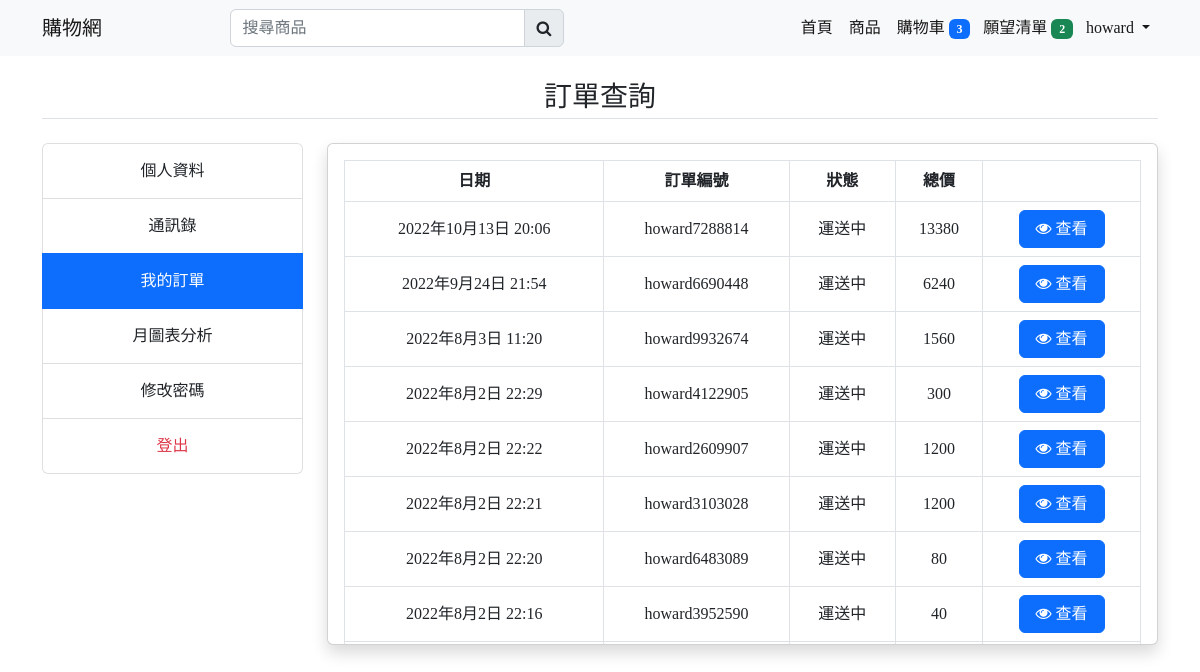
Page /my_order (signed in) on the earlier database version.
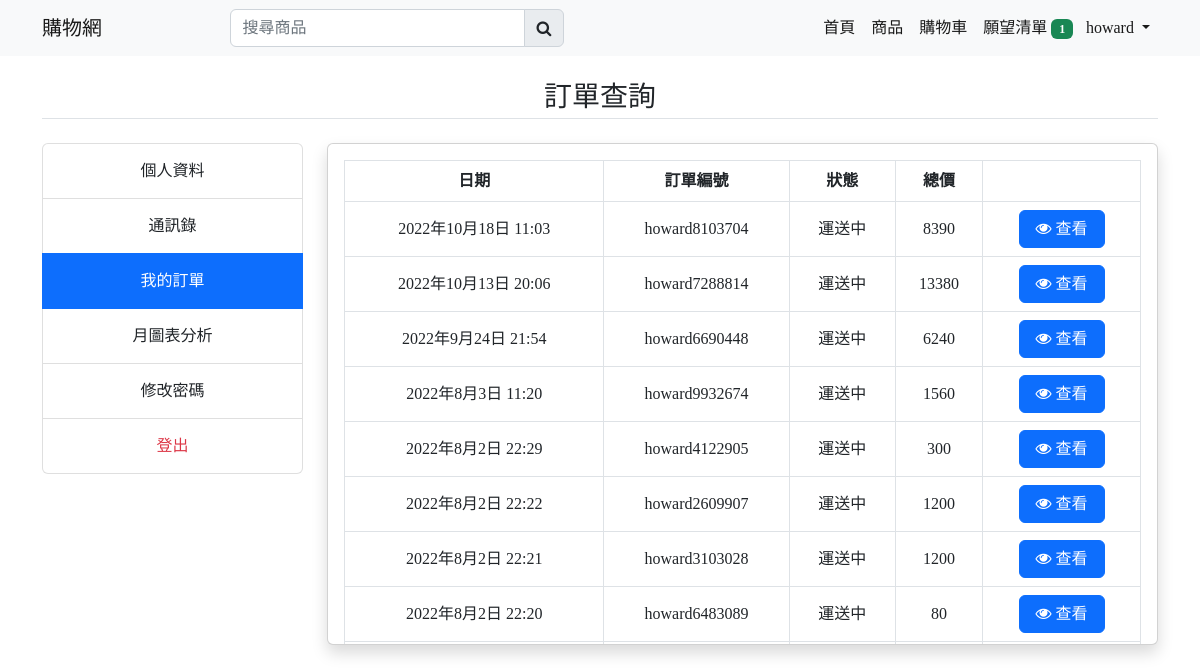
Same page on the later database version.
### mainapp/models.py (models this page shows, shortened)
class Profile(models.Model):
    user = models.OneToOneField(
        User, on_delete=models.CASCADE, null=True, blank=True)
    last_name = models.CharField(max_length=150, null=True, blank=True)
    first_name = models.CharField(max_length=150, null=True, blank=True)
    phone = models.CharField(max_length=150, null=True, blank=True)
    address = models.CharField(max_length=150, null=True, blank=True)
    email = models.EmailField(max_length=150, null=True, blank=True)
    profile_image = models.ImageField(
        upload_to=get_profile_file_path, null=True, blank=True)
    create_at = models.DateTimeField(auto_now_add=True)
    @property
    def cart_item_total(self):
        total = len(self.cart_set.all())
        return total
    @property
    def wishlist_item_total(self):
        total = len(self.wishlist_set.all())
        return total
    @property
    def profile_imageURL(self):
        try:
            url = self.profile_image.url
        except:
            url = 'images/profile.jpg'
        return url

class Cart(models.Model):
    user = models.ForeignKey(Profile, on_delete=models.CASCADE)
    product = models.ForeignKey(Product, on_delete=models.CASCADE)
    product_qty = models.IntegerField(null=False, blank=False)
    create_at = models.DateTimeField(auto_now_add=True)

class Wishlist(models.Model):
    user = models.ForeignKey(Profile, on_delete=models.CASCADE)
    product = models.ForeignKey(Product, on_delete=models.CASCADE)
    create_at = models.DateTimeField(auto_now_add=True)

class Order(models.Model):
    user = models.ForeignKey(Profile, on_delete=models.CASCADE)
    first_name = models.CharField(max_length=150, null=False)
    last_name = models.CharField(max_length=150, null=False)
    email = models.CharField(max_length=150, null=False)
    phone = models.CharField(max_length=150, null=False)
    address = models.CharField(max_length=150, null=False)
    total_price = models.IntegerField(null=False)
    payment_mode = models.CharField(max_length=150, null=True, blank=True)
    payment_id = models.CharField(max_length=150, null=True, blank=True)
    orderstatus = (
        ('運送中', '運送中'),
        ('完成', '完成')
    )
    status = models.CharField(
        max_length=150, default='運送中', choices=orderstatus)
    message = models.TextField(null=True, blank=True)
    tracking_num = models.CharField(max_length=150, null=True, blank=True)
    create_at = models.DateTimeField(auto_now_add=True)
    update_at = models.DateTimeField(auto_now=True)

### mainapp/controller/order.py (the view)
# urls.py: path('my_order', order.my_order, name='my_order'),
@login_required
def my_order(request):
    profile = Profile.objects.get(user=request.user)
    orders = Order.objects.filter(
        user=request.user.profile).order_by('-create_at')
    return render(request, 'store/auth/order.html', locals())

### mainapp/templates/store/auth/order.html (shortened to what this page needs)
{% extends 'store/layouts/main.html' %}
{% block content %}
<div class="container mt-3">
    <h3 class="border-bottom my-4 pb-1 text-center">訂單查詢</h3>
    <div class="row">
        <div class="col-md-3">
            {% include 'store/auth/dash_siderbar.html' %}
        </div>
        <div class="col-md-9">
            <div class="card shadow">
                <div class="card-body order-height">
                    {% if orders %}
                    <table class="table table-bordered">
                        <thead>
                            <tr class="text-center">
                                <th>日期</th>
                                <th>訂單編號</th>
                                <th>狀態</th>
                                <th>總價</th>
                                <th></th>
                            </tr>
                        </thead>
                        <tbody>
                            {% for item in orders %}
                                <tr class="align-middle text-center">
                                    <td>{{item.create_at}}</td>
                                    <td>{{item.tracking_num}}</td>
                                    <td class="text-center">{{item.status}}</td>
                                    <td class="text-center">{{item.total_price}}</td>
                                    <td class="text-center">
                                        <a href="{% url 'orderview' item.tracking_num %}" class="btn btn-primary px-3">
                                        <i class="fa fa-eye"></i> 查看</a>
                                    </td>
                                </tr>
                            {% endfor %}
                        </tbody>
                    </table>
                    {% else %}
                    <h2 class="text-center text-danger" style="margin-top: 200px;">尚無訂單 ~</h2>
                    {% endif %}
                </div>
            </div>
        </div>
    </div>
</div>
{% endblock content %}

### mainapp/templates/store/inc/navbar.html (shortened to what this page needs)
{% load static %}
<nav class="navbar navbar-expand-lg bg-light" id="item_count">
    <div class="container">
      <a class="navbar-brand" href="{% url 'home' %}">購物網</a>
      <div class="search-bar">
        <form action="{% url 'search_product' %}" method="POST">
          <div class="input-group">
            <input type="search" class="form-control" id="search_product" name="search_product" placeholder="搜尋商品" required>
            <button class="input-group-text"><i class="fa fa-search"></i></button>
          </div>
      </form>
      </div>
      <div class="collapse navbar-collapse" id="navbarNav">
        <ul class="navbar-nav ms-auto">
          <li class="nav-item">
            <a class="nav-link active {% if request.resolver_match.url_name == 'home' %}navactive{% endif %}" aria-current="page" href="{% url 'home' %}">首頁</a>
          </li>
          <li class="nav-item">
            <a class="nav-link active {% if request.resolver_match.url_name == 'collections' %}navactive{% endif %}" href="{% url 'collections' %}">商品</a>
          </li>
          <li class="nav-item">
            <a class="nav-link active {% if request.resolver_match.url_name == 'cart' %}navactive{% endif %}" aria-current="page" href="{% url 'cart' %}">
              購物車
              {% if profile.cart_item_total > 0 %}
              <span class="badge badge-pill bg-primary cart-count" style="margin-right: -3px;">{{profile.cart_item_total}}</span>
              {% endif %}
            </a>
          </li>
          <li class="nav-item">
            <a class="nav-link active {% if request.resolver_match.url_name == 'wishlist' %}navactive{% endif %}" aria-current="page" href="{% url 'wishlist' %}">
              願望清單
              {% if profile.wishlist_item_total > 0 %}
              <span class="badge badge-pill bg-success wishlist-count" style="margin-right: -3px;">{{profile.wishlist_item_total}}</span>
              {% endif %}
            </a>
          </li>
          {% if request.user.is_authenticated %}
          <li class="nav-item dropdown">
            <a class="nav-link dropdown-toggle active ints"
            href="#" role="button" data-bs-toggle="dropdown" aria-expanded="false">
              {{request.user}}
            </a>
          </li>
          {% else %}
          <li class="nav-item">
            <a class="nav-link" href="{% url 'login2' %}">登入</a>
          </li>
          {% endif  %}
        </ul>
      </div>
    </div>
  </nav>

Differences in the rows shown:
no longer on this page (row unchanged): Order: create_at "2022年8月2日 22:16", tracking_num "howard3952590", status "運送中", total_price "40"
shown differently, row unchanged: Profile: wishlist_item_total "2" → "1"; cart_item_total "3" → (not shown)
added Order: create_at "2022年10月18日 11:03", tracking_num "howard8103704", status "運送中", total_price "8390"
